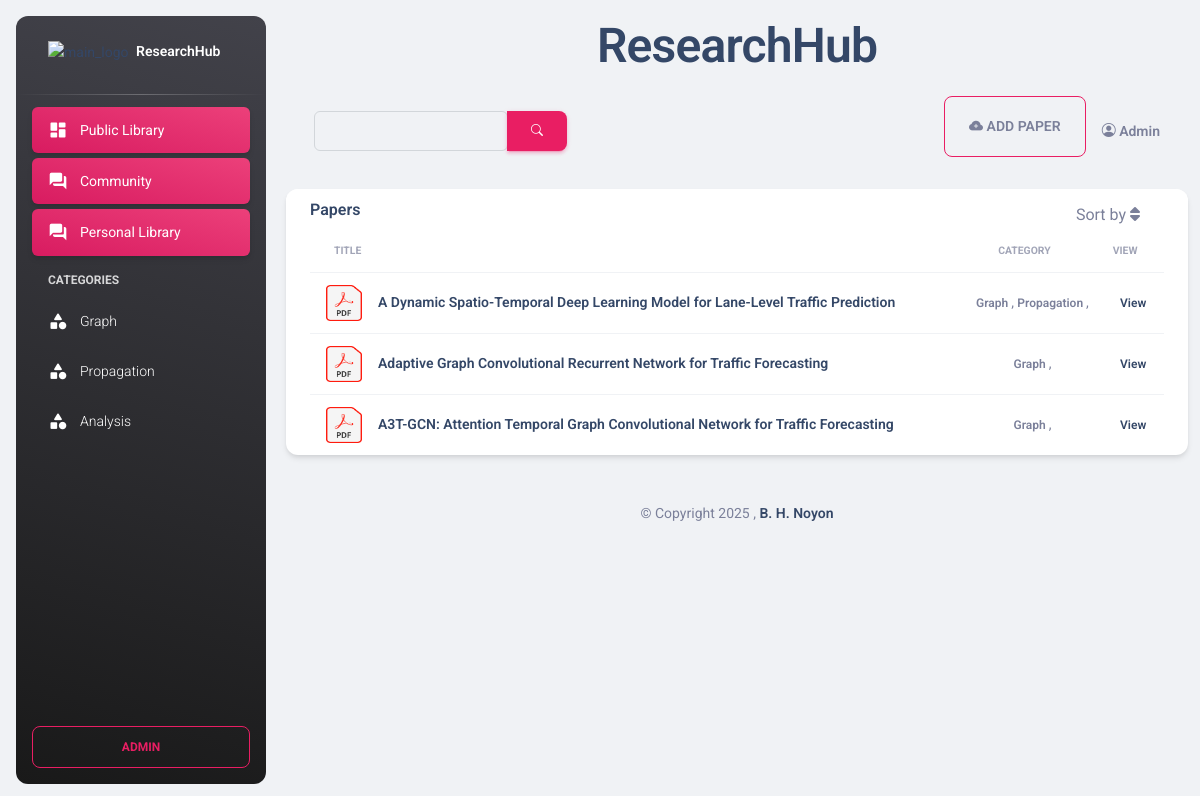
Page /category/1 on the committed database.
### appBrowser/models.py (models this page shows, shortened)
class Category(models.Model):
    name = models.CharField(max_length=100)
    description = models.CharField(max_length=100, null=True, blank=True)
    created_at = models.DateTimeField(default=datetime.now())

class PaperInfo(models.Model):
    class Visibility(models.TextChoices):
        PUBLIC = "public", "Public"
        PRIVATE = "private", "Private"
    title = models.CharField(max_length=200, null=True, blank=True, default='Not set')
    description = models.TextField(max_length=1000, null=True, blank=True, default='Not set')
    file = models.FileField(upload_to='media/')
    category = models.ManyToManyField(Category, blank=True, null=True)
    tag = models.ManyToManyField(Tag, blank=True, null=True)
    doi = models.CharField(max_length=200, null=True, blank=True, default='Not set')
    visibility = models.CharField(max_length=10, choices=Visibility.choices, default=Visibility.PRIVATE)
    created_at = models.DateTimeField(auto_now_add=True)
    updated_at = models.DateTimeField(auto_now=True)
    total_read = models.IntegerField(default=0)
    total_downloaded = models.IntegerField(default=0)
    owner = models.ForeignKey(User, on_delete=models.CASCADE,blank=True, null=True)

### appBrowser/views.py (the view)
# urls.py: path('category/<id>', views.category, name='category'),
def category(request, id):
    papers = PaperInfo.objects.filter(category__in=id)
    categories = Category.objects.all()
    return render(request, 'dashboard.html', {'papers': papers, 'categories': categories})

### templates/dashboard.html (shortened to what this page needs)
{% extends "root.html" %}
{% load static %}
{% block content %}
    {% include 'aside.html' %}
    <main class="main-content position-relative max-height-vh-100 h-100 border-radius-lg ">
        <div class="text-center mt-3">
            <h1>ResearchHub</h1>
        </div>
        {% include 'navbar.html' %}
        <div class="container-fluid py-1">
            <div class="row mb-4">
                <div class="mb-md-0 mb-4">
                    <div class="card">
                        <div class="card-header pb-0 pt-2">
                            <div class="row">
                                <div class="col-lg-6 col-7">
                                    <h6>Papers</h6>
                                </div>
                                <div class="col-lg-6 col-5 my-auto text-end">
                                    <div class="dropdown float-lg-end pe-4">
                                        <a class="cursor-pointer text-secondary" id="dropdownTable"
                                           data-bs-toggle="dropdown"
                                           aria-expanded="false">Sort by
                                            <i class="fa fa-sort text-secondary"></i>
                                        </a>
                                    </div>
                                </div>
                            </div>
                        </div>
                        <div class="card-body py-0 my-0">
                            <div class="table-responsive">
                                <table class="table align-items-center mb-0">
                                    <thead>
                                    <tr>
                                        <th class="text-uppercase text-secondary text-xxs font-weight-bolder opacity-7">
                                            Title
                                        </th>
                                        <th class="text-center text-uppercase text-secondary text-xxs font-weight-bolder opacity-7 ps-2">
                                            Category
                                        </th>
                                        <th class="text-center text-uppercase text-secondary text-xxs font-weight-bolder opacity-7 ps-2">
                                            View
                                        </th>
                                    </tr>
                                    </thead>
                                    <tbody>
                                    {% for paper in papers %}
                                        <tr>
                                            <td>
                                                <div class="d-flex px-2 py-1">
                                                    <div>
                                                        <img src="{% static 'img/pdf.png' %}"
                                                             class=" avatar-sm me-3" alt="xd">
                                                    </div>
                                                    <div class="d-flex flex-column justify-content-center">
                                                        <h6 class="mb-0 text-sm">{{ paper.title }}</h6>
                                                    </div>
                                                </div>
                                            </td>
                                            <td class="align-middle text-center text-sm">
                                                {% for tag in paper.category.all %}
                                                    <span class="text-xs font-weight-bold"> {{ tag.name }} </span>,
                                                {% endfor %}
                                            </td>
                                            <td class="align-middle text-center text-sm">
                                                <a class="text-xs font-weight-bold"
                                                   href="{% url 'read' paper.id %}">View</a>
                                            </td>
                                        </tr>
                                    {% endfor %}
                                    </tbody>
                                </table>
                            </div>
                        </div>
                    </div>
                </div>
            </div>
            {% include 'footer.html' %}
        </div>
    </main>
{% endblock %}

### templates/aside.html (shortened to what this page needs)
{% load static %}
<aside class="sidenav navbar navbar-vertical navbar-expand-xs border-0 border-radius-xl my-3 fixed-start ms-3   bg-gradient-dark"
       id="sidenav-main">
    <div class="sidenav-header">
        <a class="navbar-brand m-0" href="/">
            <img src="{% static 'img/research.png' %}" class="navbar-brand-img h-100" alt="main_logo">
            <span class="ms-1 font-weight-bold text-white">ResearchHub</span>
        </a>
    </div>
    <hr class="horizontal light mt-0 mb-2">
    <div class="collapse navbar-collapse  w-auto " id="sidenav-collapse-main">
        <ul class="navbar-nav">
            <li class="nav-item">
                <a class="nav-link text-white active bg-gradient-primary" href="/">
                    <div class="text-white text-center me-2 d-flex align-items-center justify-content-center">
                        <i class="material-icons opacity-10">dashboard</i>
                    </div>
                    <span class="nav-link-text ms-1">Public Library</span>
                </a>
            </li>
            <li class="nav-item">
                <a class="nav-link text-white active bg-gradient-primary" href="{% url 'community' %}">
                    <div class="text-white text-center me-2 d-flex align-items-center justify-content-center">
                        <i class="material-icons opacity-10">forum</i>
                    </div>
                    <span class="nav-link-text ms-1">Community</span>
                </a>
            </li>
            <li class="nav-item">
                <a class="nav-link text-white active bg-gradient-primary" href="{% url 'mylibrary' %}">
                    <div class="text-white text-center me-2 d-flex align-items-center justify-content-center">
                        <i class="material-icons opacity-10">forum</i>
                    </div>
                    <span class="nav-link-text ms-1">Personal Library</span>
                </a>
            </li>
            <li class="nav-item mt-3">
                <h6 class="ps-4 ms-2 text-uppercase text-xs text-white font-weight-bolder opacity-8">Categories</h6>
            </li>
            {% for category in categories %}
                <li class="nav-item">
                    <a class="nav-link text-white " href="{% url 'category' category.id %}">
                        <div class="text-white text-center me-2 d-flex align-items-center justify-content-center">
                            <i class="material-icons opacity-10">category</i>
                        </div>
                        <span class="nav-link-text ms-1">{{ category.name }}</span>
                    </a>
                </li>
            {% endfor %}
        </ul>
    </div>
    <div class="sidenav-footer position-absolute w-100 bottom-0 ">
        <div class="mx-3">
            <a class="btn btn-outline-primary mt-4 w-100"
               href="/admin"
               type="button">Admin</a>
        </div>
    </div>
</aside>

### rows in the picture
Category: name "Graph"
Category: name "Propagation"
Category: name "Analysis"
PaperInfo: title "A Dynamic Spatio-Temporal Deep Learning Model for Lane-Level Traffic Prediction"
PaperInfo: title "Adaptive Graph Convolutional Recurrent Network for Traffic Forecasting"
PaperInfo: title "A3T-GCN: Attention Temporal Graph Convolutional Network for Traffic Forecasting"
